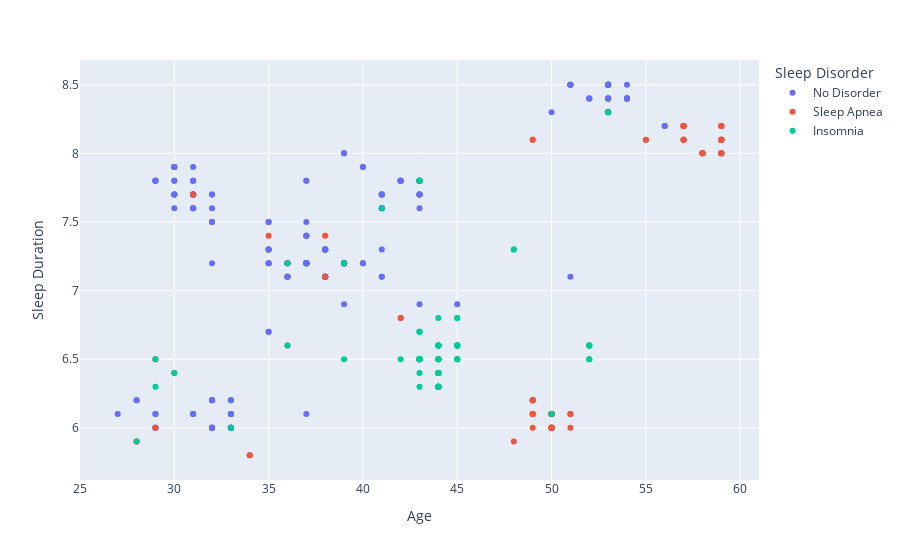

Notebook cell for this chart:
### Markdown cell above
#### Inference: Same as countplot created above
- Nurses are highly affected by sleep apnea.
- Salespersons are affected by insomnia.
- Doctors have no sleeping disorders.

### Code cell
fig = px.scatter(data, x="Age", y="Sleep Duration", color="Sleep Disorder")
fig.show()

### Figure 1 — Plotly figure (JSON) as saved in the notebook; plotly's stock layout.template omitted (floating-point values rounded to 4 significant figures; data arrays with more than 128 entries replaced by an {"elided": "..."} marker saying what was removed)
{"data": [{"hovertemplate": "Sleep Disorder=No Disorder<br>Age=%{x}<br>Sleep Duration=%{y}<extra></extra>", "legendgroup": "No Disorder", "marker": {"color": "#636efa", "symbol": "circle"}, "mode": "markers", "name": "No Disorder", "orientation": "v", "showlegend": true, "type": "scatter", "x": {"elided": "219 int values"}, "xaxis": "x", "y": {"elided": "219 float values"}, "yaxis": "y"}, {"hovertemplate": "Sleep Disorder=Sleep Apnea<br>Age=%{x}<br>Sleep Duration=%{y}<extra></extra>", "legendgroup": "Sleep Apnea", "marker": {"color": "#EF553B", "symbol": "circle"}, "mode": "markers", "name": "Sleep Apnea", "orientation": "v", "showlegend": true, "type": "scatter", "x": [28, 28, 29, 29, 30, 31, 34, 34, 35, 36, 36, 38, 38, 42, 42, 43, 43, 48, 49, 49, 49, 49, 49, 49, 49, 49, 49, 49, 50, 50, 50, 50, 50, 50, 50, 50, 50, 50, 50, 50, 50, 50, 50, 50, 50, 51, 51, 51, 55, 55, 57, 57, 57, 57, 57, 57, 57, 57, 58, 58, 58, 58, 58, 58, 59, 59, 59, 59, 59, 59, 59, 59, 59, 59, 59, 59, 59, 59], "xaxis": "x", "y": [5.9, 5.9, 6.5, 6, 6.4, 7.7, 5.8, 5.8, 7.4, 6.6, 7.2, 7.1, 7.4, 6.8, 6.8, 7.8, 6.5, 5.9, 6, 6.1, 6.1, 6.1, 6.1, 6.2, 6.2, 6.2, 8.1, 8.1, 6.1, 6, 6, 6, 6, 6, 6, 6, 6.1, 6, 6.1, 6.1, 6, 6.1, 6, 6.1, 6.1, 6, 6.1, 6.1, 8.1, 8.1, 8.2, 8.2, 8.2, 8.2, 8.2, 8.1, 8.1, 8.1, 8, 8, 8, 8, 8, 8, 8.2, 8.2, 8.2, 8.2, 8, 8, 8.1, 8, 8.1, 8.1, 8, 8.1, 8.1, 8.1], "yaxis": "y"}, {"hovertemplate": "Sleep Disorder=Insomnia<br>Age=%{x}<br>Sleep Duration=%{y}<extra></extra>", "legendgroup": "Insomnia", "marker": {"color": "#00cc96", "symbol": "circle"}, "mode": "markers", "name": "Insomnia", "orientation": "v", "showlegend": true, "type": "scatter", "x": [28, 29, 29, 30, 33, 36, 36, 39, 39, 41, 42, 43, 43, 43, 43, 43, 43, 43, 43, 43, 43, 43, 43, 43, 43, 43, 43, 43, 44, 44, 44, 44, 44, 44, 44, 44, 44, 44, 44, 44, 44, 44, 44, 44, 44, 44, 44, 44, 44, 44, 44, 44, 44, 44, 44, 44, 45, 45, 45, 45, 45, 45, 45, 45, 45, 45, 45, 48, 48, 50, 52, 52, 52, 52, 52, 52, 53], "xaxis": "x", "y": [5.9, 6.3, 6.5, 6.4, 6, 7.2, 6.6, 7.2, 6.5, 7.6, 6.5, 6.7, 6.3, 6.7, 6.5, 6.7, 6.4, 6.5, 6.5, 6.5, 6.5, 6.5, 6.5, 6.5, 6.5, 6.5, 7.8, 7.8, 6.6, 6.4, 6.3, 6.4, 6.6, 6.3, 6.6, 6.3, 6.6, 6.3, 6.6, 6.3, 6.6, 6.3, 6.6, 6.3, 6.4, 6.5, 6.3, 6.4, 6.5, 6.3, 6.4, 6.5, 6.3, 6.5, 6.3, 6.8, 6.8, 6.8, 6.5, 6.5, 6.5, 6.5, 6.6, 6.6, 6.6, 6.6, 6.6, 7.3, 7.3, 6.1, 6.5, 6.5, 6.6, 6.6, 6.6, 6.6, 8.3], "yaxis": "y"}], "layout": {"autosize": true, "legend": {"title": {"text": "Sleep Disorder"}, "tracegroupgap": 0}, "margin": {"t": 60}, "xaxis": {"anchor": "y", "autorange": true, "domain": [0, 1], "range": [24.91, 61.09], "title": {"text": "Age"}, "type": "linear"}, "yaxis": {"anchor": "x", "autorange": true, "domain": [0, 1], "range": [5.591, 8.709], "title": {"text": "Sleep Duration"}, "type": "linear"}}}
